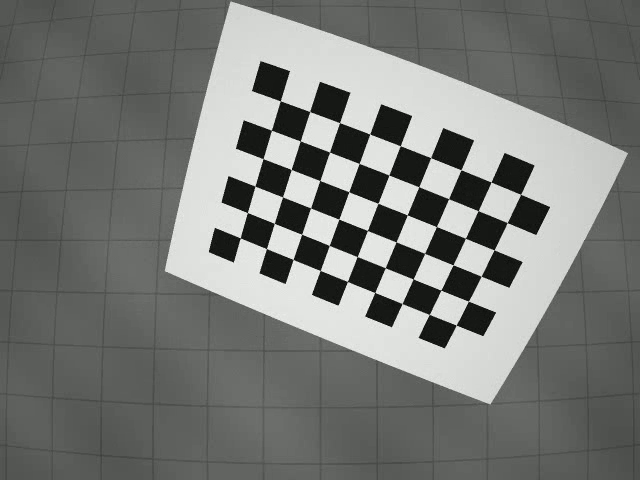
#> input picture frame 3 of 任务项目/data/calibration.mp4, 640 x 480 px
$ python new.py
#> lines starting #> are read from the running program, lines starting #| are printed output that depends on the picture; after the words box and inside, x2 and y2 are one past the last pixel; in counts of white or black regions, pixels touching at a corner belong together
### 任务项目/camera.py
"""相机与配置文件读取：内参、畸变系数、手眼矩阵。

这里刻意没有用 cv2.FileStorage：它打不开含中文的路径，读失败时内参会静默变成
nan（不报错），等到调用 solvePnP 才抛一堆 OpenCV 内部断言，很难查。
这两份 YAML 是 OpenCV 写出来的，结构固定，直接按文本解析更稳，也方便项目放在
中文目录下运行。
"""

from pathlib import Path

import cv2
import numpy as np


def _read_lines(path):
    path = Path(path)
    if not path.is_file():
        raise FileNotFoundError(f"找不到文件：{path}")
    return path.read_text(encoding="utf-8", errors="ignore").splitlines()


def read_scalar(path, node):
    """读取 YAML 里的一个标量，例如 image_width: 640。"""
    for line in _read_lines(path):
        text = line.strip()
        if text.startswith(node + ":"):
            return float(text.split(":", 1)[1].strip())
    raise KeyError(f"{path} 里找不到 {node}")


def read_matrix(path, node):
    """读取 YAML 里名为 node 的矩阵块，返回形状为 (rows, cols) 的 float64 数组。

    块的样子（OpenCV FileStorage 写出来的格式）：

        node: !!opencv-matrix
           rows: 3
           cols: 3
           dt: d
           data: [ 1., 0., 0., ... ]
    """
    lines = _read_lines(path)
    for index, line in enumerate(lines):
        if not line.strip().startswith(node + ":"):
            continue
        rows = cols = None
        data_text = None
        for follow in lines[index + 1:]:
            text = follow.strip()
            if text.startswith("rows:"):
                rows = int(text.split(":", 1)[1])
            elif text.startswith("cols:"):
                cols = int(text.split(":", 1)[1])
            elif text.startswith("data:"):
                data_text = text.split("data:", 1)[1]
                if "]" in data_text:
                    break
            elif data_text is not None:
                data_text += text
                if "]" in text:
                    break
            elif text and not text.startswith(("dt:", "!!")):
                break  # 已经越过这一块
        if rows is None or cols is None or data_text is None:
            raise ValueError(f"{path} 里的 {node} 不是标准的 OpenCV 矩阵块")
        values = [float(v) for v in data_text.strip().strip("[]").split(",") if v.strip()]
        if len(values) != rows * cols:
            raise ValueError(f"{path} 里的 {node} 数据个数与 rows/cols 不符")
        return np.array(values, dtype=np.float64).reshape(rows, cols)
    raise KeyError(f"{path} 里找不到 {node}")


class CameraModel:
    """针孔相机 + 径向/切向畸变。内参单位与物体坐标单位保持一致（本任务统一用毫米）。"""

    def __init__(self, K, dist, width, height):
        self.K = np.asarray(K, dtype=np.float64).reshape(3, 3)
        self.dist = np.asarray(dist, dtype=np.float64).reshape(-1)
        self.width = int(width)
        self.height = int(height)

    @classmethod
    def from_file(cls, path):
        """从 calibration.yaml 读取内参、畸变系数与图像尺寸。"""
        K = read_matrix(path, "camera_matrix")
        dist = read_matrix(path, "dist_coeffs")
        width = int(read_scalar(path, "image_width"))
        height = int(read_scalar(path, "image_height"))
        return cls(K, dist, width, height)

    def undistort(self, frame):
        """返回去畸变后的图像（主流程不需要，供检查和加分项使用）。"""
        return cv2.undistort(frame, self.K, self.dist)


# [6 lines left out: function load_handeye, not called in this run]

### 任务项目/new.py
import numpy as np
import cv2
from camera import CameraModel

criteria = (cv2.TERM_CRITERIA_EPS + cv2.TERM_CRITERIA_MAX_ITER, 30, 0.001)
base=CameraModel.from_file(r"任务项目\data\calibration.yaml")
#定义objp 形成左上角为【0，0，0】的棋盘格坐标系
#先建立一个6*9的空表
#再用循环把每个点的坐标写进去，单位mm
objp = np.zeros((6*9, 3), np.float32)
k = 0
for y in range(6):
    for x in range(9):
        objp[k] = (x * 25.0, y * 25.0, 0)
        k += 1

objpoints = []
imgpoints = []

cap = cv2.VideoCapture(r"任务项目\data\calibration.mp4")
lost=0
yes=0
if not cap.isOpened():
    raise SystemExit("打不开视频")

while True:
    ok, img = cap.read()
#> img is the input picture: shape (480, 640, 3); mean B, G, R 118.5, 121.5, 119.5
    if not ok:
             # 读到结尾（或出错）时 ok 为 False
        break

    gray = cv2.cvtColor(img, cv2.COLOR_BGR2GRAY)
    ret, corners = cv2.findChessboardCorners(gray, (9, 6), None)
#> ret = True; corners = 54 rows, first 8: [280.4, 101], [309.8, 111.5], [339.6, 122.6], [369.6, 133.9], [400.3, 145.8], [430.7, 157.7], [461, 169.9], [491, 182]

    if ret==True :
        yes+=1
        objpoints.append(objp)
        corners2 = cv2.cornerSubPix(gray, corners, (11, 11), (-1, -1), criteria)
#> corners2 = 54 rows, first 8: [280.3, 100.9], [309.7, 111.5], [339.6, 122.6], [369.7, 134.1], [400.3, 145.7], [430.7, 157.6], [461, 169.7], [491, 182]
        imgpoints.append(corners2)

        cv2.drawChessboardCorners(img, (9, 6), corners2, ret)
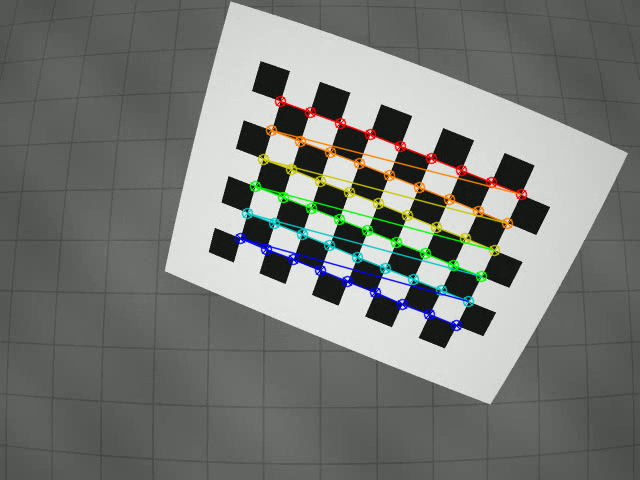
#> img: shape (480, 640, 3); 3.82% of pixels changed, all inside (x1, y1, x2, y2) = (234, 95, 528, 332)
        #把点给写出来
        for k, pt in enumerate(corners2):
#> (the run stopped early here; a loop or call above may not have finished)

$ run again, starting later in the video
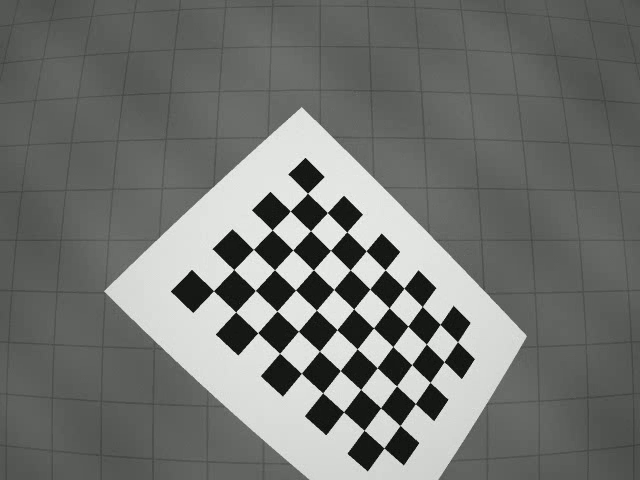
#> input picture frame 13 of 任务项目/data/calibration.mp4, 640 x 480 px
#> img is the input picture: shape (480, 640, 3); mean B, G, R 113.1, 116.1, 114.1
#> ret = True; corners = 54 rows, first 8: [307.5, 193.1], [327.3, 212.6], [346.8, 232], [366.1, 250.8], [385.2, 269.9], [403.8, 288.1], [422.3, 306.5], [440, 324.4]
#> corners2 = 54 rows, first 8: [307.6, 193.4], [327.4, 212.6], [346.8, 231.9], [366.2, 250.9], [385.1, 269.9], [403.9, 288.2], [422.3, 306.5], [440.1, 324.4]
#> `cv2.drawChessboardCorners(img, (9, 6), corners2, ret)`:
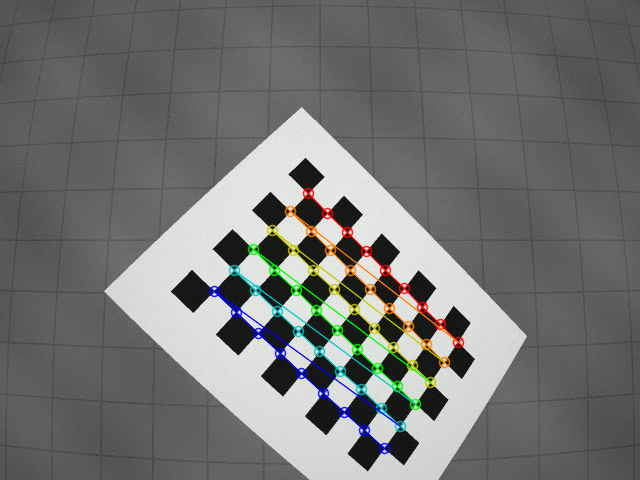
#> img: shape (480, 640, 3); 3.22% of pixels changed, all inside (x1, y1, x2, y2) = (208, 187, 465, 455)

$ run again, starting later in the video
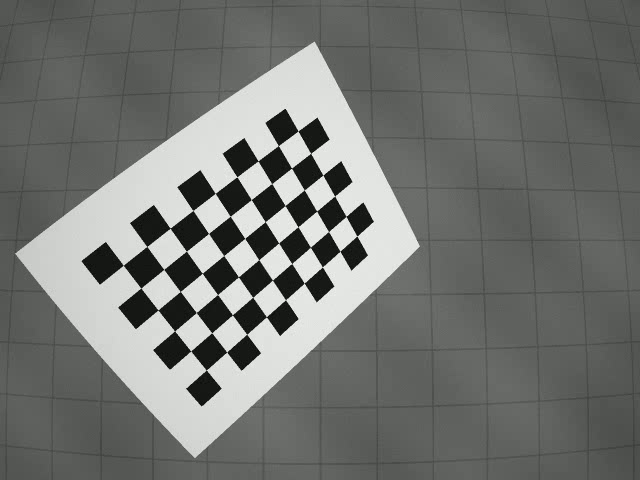
#> input picture frame 24 of 任务项目/data/calibration.mp4, 640 x 480 px
#> img is the input picture: shape (480, 640, 3); mean B, G, R 113, 116, 114
#> ret = True; corners = 54 rows, first 8: [123.3, 265.3], [146.9, 246.5], [170.3, 228.1], [193, 210.5], [215.3, 193.3], [236.9, 176.8], [258.1, 161], [278.4, 145.6]
#> corners2 = 54 rows, first 8: [123.3, 265.2], [146.8, 246.5], [170.1, 228.2], [192.9, 210.5], [215.2, 193.4], [236.9, 176.8], [258, 160.9], [278.4, 145.6]
#> `cv2.drawChessboardCorners(img, (9, 6), corners2, ret)`:
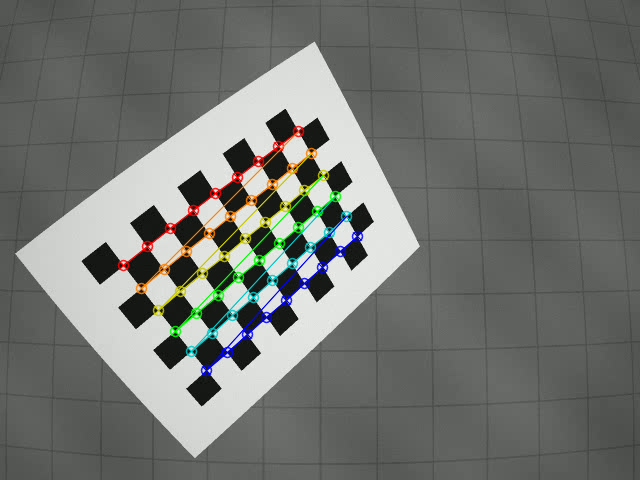
#> img: shape (480, 640, 3); 3.09% of pixels changed, all inside (x1, y1, x2, y2) = (117, 125, 364, 377)
